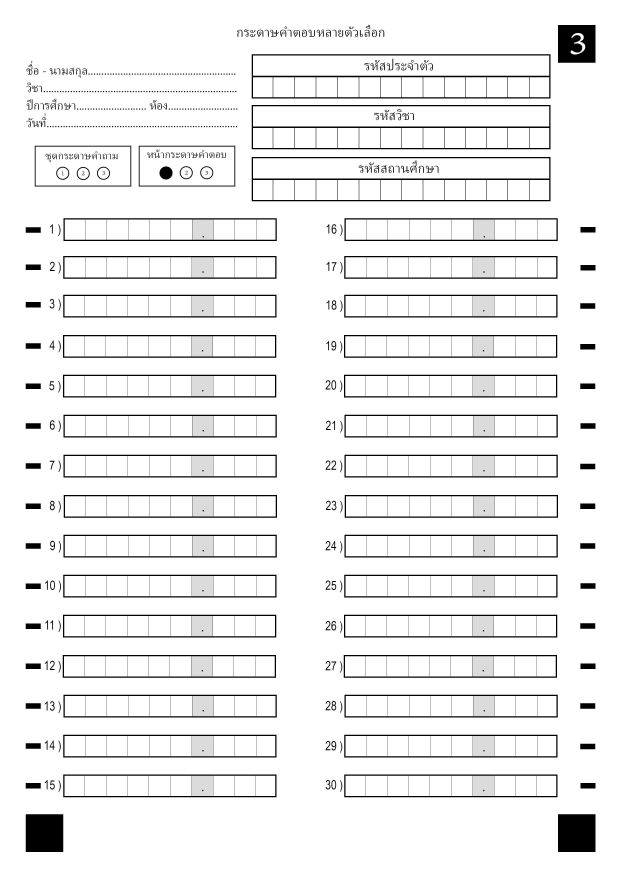
#> input picture T3/template3_page1_role.jpg, 2480 x 3508 px (shown at 1/4 size)
$ python -i t3core.py   (imports and definitions only)
#> lines starting #> are read from the running program, lines starting #| are printed output that depends on the picture; after the words box and inside, x2 and y2 are one past the last pixel; in counts of white or black regions, pixels touching at a corner belong together
#> further down, picture is the input picture: shape (3508, 2480, 3); min 0, max 255, mean 238.5
"""ฟังก์ชันประมวลผลภาพของ Template 3 (ไม่มี deep learning)
flatten แสง -> หาจุดอ้างอิง (สี่เหลี่ยมดำ/กล่องเลข 3/ขีดแถว) -> วัด layout จาก template
-> จัดภาพเป็น 1654x2339 (ลองหมุน 0/180/90/270) -> แบ่งช่อง -> Character Check (ink ratio) -> เตรียมช่อง 32x32
"""
import cv2, json, numpy as np

STD_W, STD_H = 1654, 2339          # ขนาดมาตรฐานหลังจัดภาพ (A4 @200dpi)
N_CELLS = 10                        # ช่องต่อแถวคำตอบ
DECIMAL_IDX = 6                     # ช่องที่ 7 (index 6) = จุดทศนิยม (พิมพ์ไว้แล้ว)
HEADER_CELLS = 14                   # ช่องต่อแถวรหัส

def to_std(img):
    return cv2.resize(img, (STD_W, STD_H), interpolation=cv2.INTER_AREA)
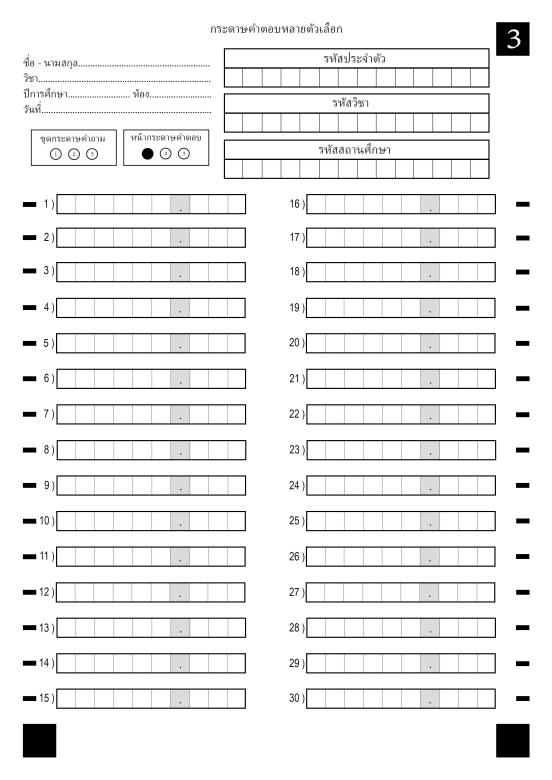
#> returned value: shape (2339, 1654, 3) (shown at 1/3 size); min 0, max 255, mean 238.5

def flatten(gray):
    """แก้แสงไม่สม่ำเสมอ: หารด้วยภาพพื้นหลัง (max-filter) -> พื้นกระดาษขาวเท่ากันทั้งภาพ"""
    h, w = gray.shape
    s = 400 / max(h, w)
    small = cv2.resize(gray, None, fx=s, fy=s, interpolation=cv2.INTER_AREA)
    k = max(3, int(min(small.shape) / 10) | 1)
    bg = cv2.dilate(small, cv2.getStructuringElement(cv2.MORPH_RECT, (k, k)))
    bg = cv2.GaussianBlur(bg, (k, k), 0)
    bg = cv2.resize(bg, (w, h), interpolation=cv2.INTER_LINEAR).astype(np.float32)
    return np.clip(gray.astype(np.float32) / (bg + 1) * 255, 0, 255).astype(np.uint8)

# [4 lines left out: function binarize, not called in this run]

# ---------------------------------------------------------------- markers
def find_markers(img):
    """หาจุดอ้างอิง 4 จุด: สี่เหลี่ยมดำล่างซ้าย, ล่างขวา, กล่องเลข 3 ขวาบน, ขีดดำแถวแรกซ้าย
    คืนค่า dict {name: (cx, cy)} หรือ None"""
    gray = cv2.cvtColor(img, cv2.COLOR_BGR2GRAY) if img.ndim == 3 else img
    H, W = gray.shape
    fl = flatten(gray)
    otsu, _ = cv2.threshold(fl, 0, 255, cv2.THRESH_BINARY + cv2.THRESH_OTSU)
    th = (fl < min(150, otsu)).astype(np.uint8) * 255   # สี่เหลี่ยมพิมพ์ซีด (เทา ~100-120) ก็ยังทึบ
    k = max(2, round(5 * max(H, W) / STD_H))          # kernel ตามขนาดภาพ (ภาพเล็กใช้ kernel เล็ก กันขีดติดกรอบ)
    th = cv2.morphologyEx(th, cv2.MORPH_CLOSE, np.ones((k, k), np.uint8))
    cnts, _ = cv2.findContours(th, cv2.RETR_EXTERNAL, cv2.CHAIN_APPROX_SIMPLE)
    page_area = H * W
    squares, dashes = [], []
    for c in cnts:
        x, y, w, h = cv2.boundingRect(c)
        if w == 0 or h == 0:
            continue
        area = cv2.countNonZero(th[y:y + h, x:x + w])     # นับพิกเซลจริง (แม่นกว่า contourArea ตอนภาพเล็ก)
        ar = w / h
        fill = area / (w * h)
        # สี่เหลี่ยมทึบใหญ่ ~0.25% ของหน้า
        if 0.7 < ar < 1.4 and fill > 0.7 and 0.0008 < area / page_area < 0.01:
            squares.append((x + w / 2, y + h / 2, area))
        # ขีด timing mark (ยาว:สูง ≈ 4:1)
        elif 2.0 < ar < 7 and fill > 0.75 and 0.00005 < area / page_area < 0.001:
            dashes.append((x + w / 2, y + h / 2))
    if len(squares) < 3:
        return None
    # ใช้ 3 สี่เหลี่ยมที่ใหญ่ที่สุด
    squares = sorted(squares, key=lambda s: -s[2])[:3]
    tr = min(squares, key=lambda s: s[1] - s[0])          # บนสุด-ขวาสุด
    rest = [s for s in squares if s is not tr]
    bl, br = sorted(rest, key=lambda s: s[0])
    # ขีดแถวแรกฝั่งซ้าย = ขีดที่ x < กลางหน้า และ y น้อยสุด
    left = [d for d in dashes if d[0] < (bl[0] + br[0]) / 2 and d[1] < bl[1]]
    tl = min(left, key=lambda d: d[1]) if left else None   # ไม่เจอขีด -> ใช้ affine 3 จุด
    return {"tl": tl[:2] if tl else None, "tr": tr[:2], "bl": bl[:2], "br": br[:2]}

def marker_array(m):
    return np.float32([m["tl"], m["tr"], m["br"], m["bl"]])

# ---------------------------------------------------------------- layout (วัดจาก template เปล่า)
def _rects(th, min_w, max_w, ar_lo, ar_hi):
    cnts, _ = cv2.findContours(th, cv2.RETR_EXTERNAL, cv2.CHAIN_APPROX_SIMPLE)
    out = []
    for c in cnts:
        x, y, w, h = cv2.boundingRect(c)
        if min_w <= w <= max_w and ar_lo <= w / h <= ar_hi:
            out.append([x, y, w, h])
    return out

def build_layout(template_img):
    """วัดพิกัดกล่องทั้งหมดจาก template เปล่า (ทำครั้งเดียว) -> dict"""
    img = to_std(template_img)
    gray = cv2.cvtColor(img, cv2.COLOR_BGR2GRAY)
    _, th = cv2.threshold(gray, 0, 255, cv2.THRESH_BINARY_INV + cv2.THRESH_OTSU)
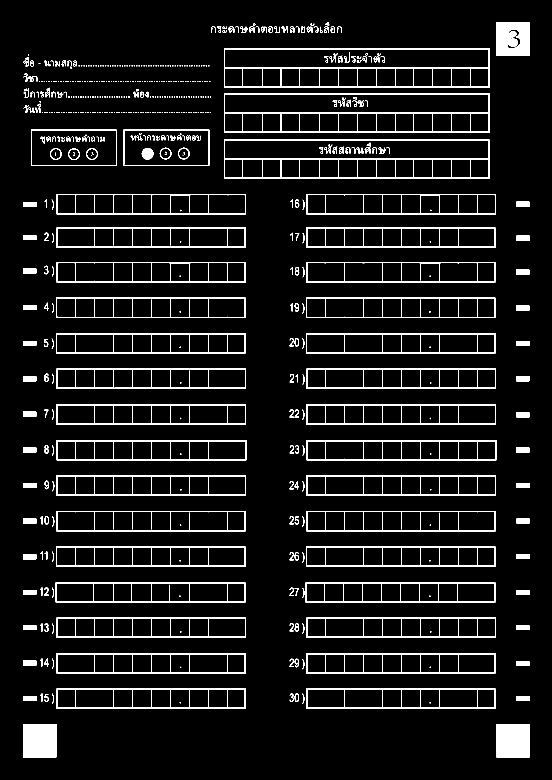
#> th: shape (2339, 1654) (shown at 1/3 size); 6.3% white; 589 white regions (300 under 20 px), largest, box (x1, y1, x2, y2) and area: (672, 419, 1469, 537) 10417, (672, 145, 1469, 263) 10416, (69, 2172, 169, 2272) 10000
    # ดึงเฉพาะเส้นแนวนอน/แนวตั้งยาว ๆ เพื่อหากรอบตาราง
    hl = cv2.morphologyEx(th, cv2.MORPH_OPEN, cv2.getStructuringElement(cv2.MORPH_RECT, (40, 1)))
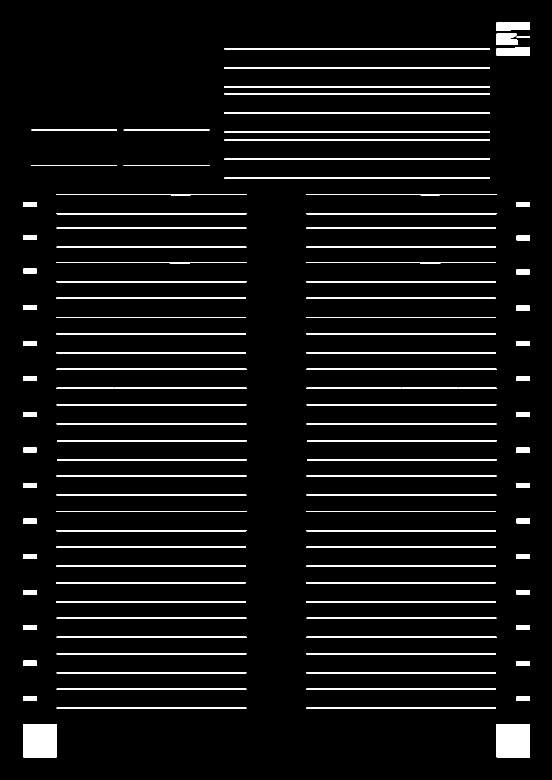
#> hl: shape (2339, 1654) (shown at 1/3 size); 4.9% white; 109 white regions, largest, box (x1, y1, x2, y2) and area: (70, 2172, 170, 2272) 10000, (1490, 2172, 1590, 2272) 10000, (673, 202, 1470, 206) 3188
    vl = cv2.morphologyEx(th, cv2.MORPH_OPEN, cv2.getStructuringElement(cv2.MORPH_RECT, (1, 25)))
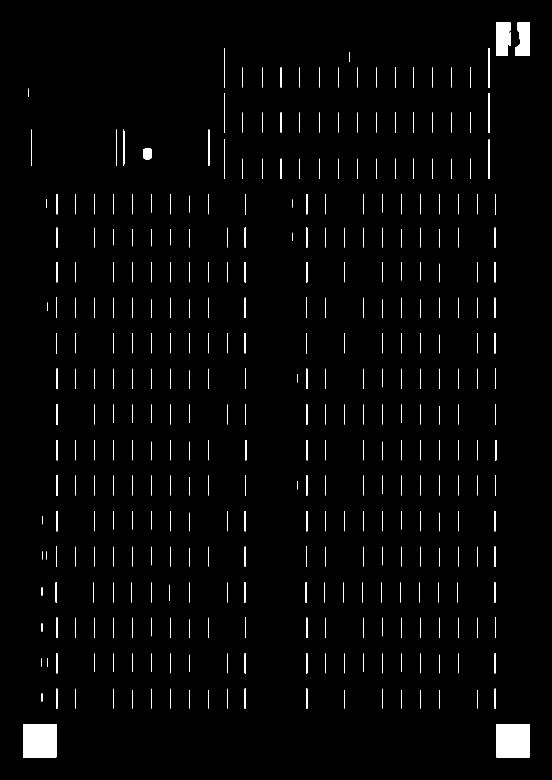
#> vl: shape (2339, 1654) (shown at 1/3 size); 1.6% white; 359 white regions, largest, box (x1, y1, x2, y2) and area: (69, 2172, 169, 2272) 10000, (1489, 2172, 1589, 2272) 10000, (1489, 67, 1532, 167) 3985
    grid = cv2.dilate(hl | vl, np.ones((3, 3), np.uint8))
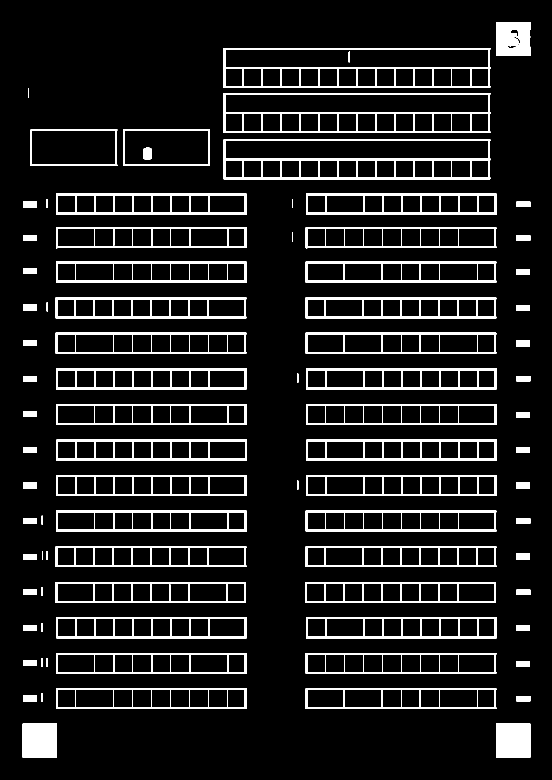
#> grid: shape (2339, 1654) (shown at 1/3 size); 9% white; 85 white regions

    # แถวคำตอบ: กว้าง ~ 1/3 หน้า, อัตราส่วน ~9.5
    rows = _rects(grid, STD_W * 0.25, STD_W * 0.45, 7, 13)
#> in _rects, `cnts, _ = cv2.findContours(th, cv2.RETR_EXTERNAL, cv2.CHAIN_APPROX_SIM..`: cnts = 83 contours; largest, box (x1, y1, x2, y2) and area: (671, 418, 1471, 538) 94978, (671, 144, 1471, 264) 94978, (671, 279, 1471, 399) 94977, (919, 1319, 1491, 1382) 35351, (918, 1105, 1490, 1168) 35351
#> the loop in _rects, `for c in cnts:` made 83 passes
#> (c, x, y, w, h) on passes 1, 2, 3, 4, 5, 8, 9, 10: ([[1488, 2171], [1488, 2272], [1590, 2272], [1590, 2171]], 1488, 2171, 103, 102), ([[68, 2171], [68, 2272], [170, 2272], [170, 2171]], 68, 2171, 103, 102), ([[1549, 2088], [1549, 2103], [1590, 2103], [1590, 2088]], 1549, 2088, 42, 16), ([[69, 2087], [69, 2103], [110, 2103], [110, 2087]], 69, 2087, 42, 17), ([[124, 2079], [124, 2105], [127, 2105], [127, 2079]], 124, 2079, 4, 27), ([[1548, 1983], [1548, 1998], [1589, 1998], [1589, 1983]], 1548, 1983, 42, 16), ([[69, 1981], [69, 1997], [110, 1997], [110, 1981]], 69, 1981, 42, 17), ([[140, 1974], [140, 2000], [143, 2000], [143, 1974]], 140, 1974, 4, 27)
#> (x, y, w, h) on passes 6, 7, 12, 13, 17, 18: (917, 2065, 572, 62), (168, 2065, 572, 62), (917, 1959, 572, 62), (168, 1959, 572, 62), (918, 1852, 572, 63), (168, 1852, 572, 63)
#> after the loop in _rects, `for c in cnts:`: out = 30 items, first 6: [917, 2065, 572, 62], [168, 2065, 572, 62], [917, 1959, 572, 62], [168, 1959, 572, 62], [918, 1852, 572, 63], [168, 1852, 572, 63]
#> rows has the same summary as out in _rects
    rows = sorted(rows, key=lambda r: (r[0] > STD_W / 2, r[1]))   # คอลัมน์ซ้ายก่อน แล้วบนลงล่าง
#> rows = 30 items, first 6: [168, 581, 572, 63], [168, 682, 572, 63], [168, 785, 572, 63], [167, 892, 572, 63], [167, 998, 572, 63], [168, 1105, 572, 63]
    # กล่องรหัส 3 แถว (เฉพาะส่วนช่องกรอก ไม่รวมหัวข้อ): กว้าง ~ 0.48 หน้า อัตราส่วน ~ 13.8
    # กรอบรวม (หัวข้อ+ช่อง) อัตราส่วน ~7 -> เอาครึ่งล่างเป็นแถวช่องกรอก
    hdr = _rects(grid, STD_W * 0.4, STD_W * 0.55, 5, 9.5)
#> the loop in _rects (call 2), `for c in cnts:` made 83 passes
#> (c, x, y, w, h) on passes 1, 2, 3, 4, 5, 8, 9, 10: ([[1488, 2171], [1488, 2272], [1590, 2272], [1590, 2171]], 1488, 2171, 103, 102), ([[68, 2171], [68, 2272], [170, 2272], [170, 2171]], 68, 2171, 103, 102), ([[1549, 2088], [1549, 2103], [1590, 2103], [1590, 2088]], 1549, 2088, 42, 16), ([[69, 2087], [69, 2103], [110, 2103], [110, 2087]], 69, 2087, 42, 17), ([[124, 2079], [124, 2105], [127, 2105], [127, 2079]], 124, 2079, 4, 27), ([[1548, 1983], [1548, 1998], [1589, 1998], [1589, 1983]], 1548, 1983, 42, 16), ([[69, 1981], [69, 1997], [110, 1997], [110, 1981]], 69, 1981, 42, 17), ([[140, 1974], [140, 2000], [143, 2000], [143, 1974]], 140, 1974, 4, 27)
#> hdr = [[671, 418, 800, 120], [671, 279, 800, 120], [671, 144, 800, 120]]
    hdr = [[x, y + h // 2, w, h - h // 2] for x, y, w, h in sorted(hdr, key=lambda r: r[1])]
#> hdr = [[671, 204, 800, 60], [671, 339, 800, 60], [671, 478, 800, 60]]
    # ช่องฝนวงกลม (ชุดคำถาม/หน้า) — วงกลมเล็ก
    cnts, _ = cv2.findContours(th, cv2.RETR_LIST, cv2.CHAIN_APPROX_SIMPLE)
#> cnts = 971 contours, 398 with area under 20; largest, box (x1, y1, x2, y2) and area: (672, 280, 1469, 398) 93132, (672, 419, 1469, 537) 93132, (672, 145, 1469, 263) 93132, (674, 421, 1466, 477) 43503, (674, 282, 1466, 338) 43503
    circles = []
    for c in cnts:
        x, y, w, h = cv2.boundingRect(c)
        if 25 <= w <= 45 and 0.8 < w / h < 1.25 and y < STD_H * 0.25 and x < STD_W * 0.4:
            per = cv2.arcLength(c, True)
            if per > 0 and 4 * np.pi * cv2.contourArea(c) / per ** 2 > 0.6:
                circles.append([x, y, w, h])
#> this loop made 971 passes
#> (x, y, w, h) on passes 3 to 5: (1289, 2106, 4, 4), (539, 2106, 4, 4), (1549, 2088, 40, 15)
    circles = _dedup(circles)
    circles = sorted(circles, key=lambda r: r[0])
    layout = {
        "size": [STD_W, STD_H],
        "markers": {k: list(map(float, v)) for k, v in find_markers(img).items()},
        "rows": rows,
        "header": dict(zip(["student_id", "subject_id", "school_id"], hdr)),
        "quiz_set": circles[:3],
        "page_no": circles[3:6],
    }
    return layout

def _dedup(rs, tol=8):
#> called with tol = 8
    out = []
    for r in rs:
        if all(abs(r[0] - o[0]) > tol or abs(r[1] - o[1]) > tol for o in out):
            out.append(r)
#> this loop made 11 passes
#> r on passes 1 to 11: [206, 447, 32, 32], [260, 446, 32, 32], [152, 446, 31, 32], [536, 445, 31, 32], [481, 445, 32, 32], [259, 445, 34, 34], [205, 445, 34, 35], [150, 445, 35, 34], [425, 444, 35, 35], [534, 443, 35, 35], [479, 443, 35, 35]
    return out

# ---------------------------------------------------------------- align
# [55 lines left out: functions find_page, _order, _align_once, mask_fields, match_score, not called in this run]

ROTS = [None, cv2.ROTATE_180, cv2.ROTATE_90_CLOCKWISE, cv2.ROTATE_90_COUNTERCLOCKWISE]
# วัดจาก 30 รูปจริง + template (2026-10-14): ทิศถูก 0.863–0.999, หมุนผิด/สะท้อน ≤ 0.61 -> ตัดกลาง ๆ
MIN_SCORE = 0.7

# [56 lines left out: functions align, refine_rect, split_row, not called in this run]

INK_LEVEL = 185   # ค่าความสว่าง (หลัง flatten) ที่ถือว่าเป็นหมึกสำหรับ Character Check — กระดาษ ~255

DIGIT_LEVEL = 200  # threshold สำหรับตัดรูปตัวเลข (หลวมกว่า เก็บเส้นจาง)

def ink_mask(cell, level=None):
    m = (cell < (level or INK_LEVEL)).astype(np.uint8) * 255
    return cv2.morphologyEx(m, cv2.MORPH_OPEN, np.ones((2, 2), np.uint8))   # ลบจุด noise

# [22 lines left out: function remove_border_lines, not called in this run]

def ink_ratio(cell):
    """สัดส่วนหมึกในช่อง (Character Check: ว่างหรือไม่) ไม่นับเศษเส้นตาราง"""
    return float(remove_border_lines(ink_mask(cell)).mean() / 255)

# [6 lines left out: function bubble_filled, not called in this run]

PAPER_LEVEL = 248  # พื้นกระดาษปกติหลัง flatten (p1 ของช่องในแผ่น train ของเรา ~253)

# [23 lines left out: functions digit_level, prep_cell, not called in this run]

>>> import cv2
>>> picture = cv2.imread('T3/template3_page1_role.jpg')
>>> result = build_layout(picture)
#> in flatten, `small = cv2.resize(gray, None, fx=s, fy=s, interpolation=cv2.INTER_AREA)`:
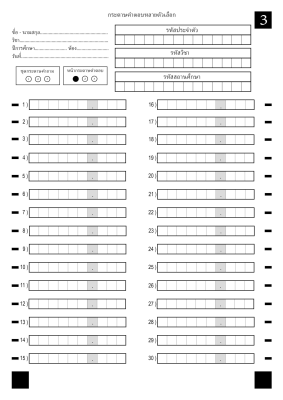
#> small: shape (400, 283); min 0, max 255, mean 238.5
#> in flatten, `bg = cv2.dilate(small, cv2.getStructuringElement(cv2.MORPH_RECT, (k, k..`: bg: shape (400, 283); every value is 255
#> in flatten, `bg = cv2.resize(bg, (w, h), interpolation=cv2.INTER_LINEAR).astype(np...`: bg: shape (2339, 1654) float32; every value is 255
#> in find_markers, `th = cv2.morphologyEx(th, cv2.MORPH_CLOSE, np.ones((k, k), np.uint8))`:
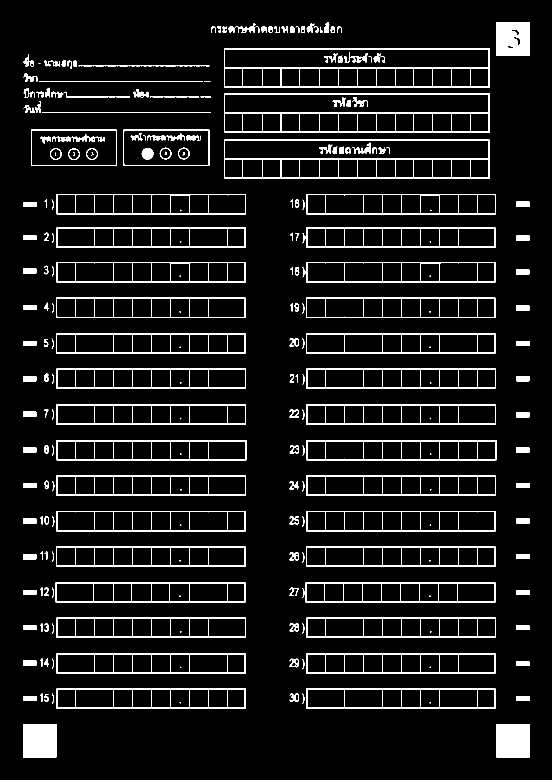
#> th: shape (2339, 1654) (shown at 1/3 size); 6.5% white; 242 white regions (32 under 20 px), largest, box (x1, y1, x2, y2) and area: (672, 419, 1469, 537) 10417, (672, 145, 1469, 263) 10416, (69, 2172, 169, 2272) 10000
#> the loop in find_markers, `for c in cnts:` made 176 passes
#> c on passes 1, 2, 4: [[1489, 2172], [1489, 2271], [1588, 2271], [1588, 2172]], [[69, 2172], [69, 2271], [168, 2271], [168, 2172]], [[69, 2088], [69, 2102], [108, 2102], [108, 2088]]
